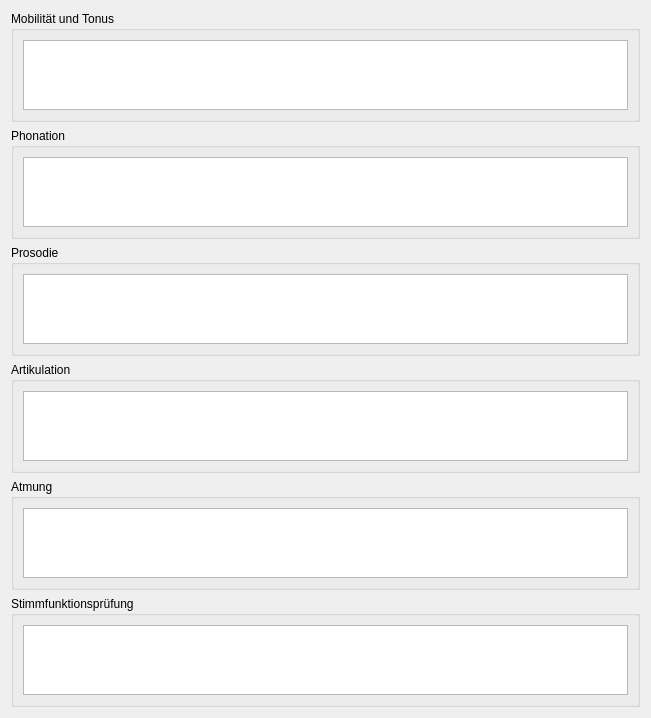
           <widget class="QWidget" name="scrollAreaWidgetContents">
            <property name="geometry">
             <rect>
              <x>0</x>
              <y>0</y>
              <width>651</width>
              <height>626</height>
             </rect>
            </property>
            <layout class="QVBoxLayout" name="verticalLayout_7">
             <item>
              <layout class="QVBoxLayout" name="verticalLayout_6">
               <item>
                <widget class="QGroupBox" name="groupBox_7">
                 <property name="sizePolicy">
                  <sizepolicy hsizetype="Preferred" vsizetype="Preferred">
                   <horstretch>0</horstretch>
                   <verstretch>0</verstretch>
                  </sizepolicy>
                 </property>
                 <property name="title">
                  <string>Mobilität und Tonus</string>
                 </property>
                 <layout class="QVBoxLayout" name="verticalLayout_8">
                  <item>
                   <widget class="QListWidget" name="lwMobilitaetTonusDysphonie"/>
                  </item>
                 </layout>
                </widget>
               </item>
               <item>
                <widget class="QGroupBox" name="groupBox_17">
                 <property name="sizePolicy">
                  <sizepolicy hsizetype="Preferred" vsizetype="Preferred">
                   <horstretch>0</horstretch>
                   <verstretch>0</verstretch>
                  </sizepolicy>
                 </property>
                 <property name="title">
                  <string>Phonation</string>
                 </property>
                 <layout class="QVBoxLayout" name="verticalLayout_24">
                  <item>
                   <widget class="QListWidget" name="lwPhonationDysphonie"/>
                  </item>
                 </layout>
                </widget>
               </item>
               <item>
                <widget class="QGroupBox" name="groupBox_16">
                 <property name="sizePolicy">
                  <sizepolicy hsizetype="Preferred" vsizetype="Preferred">
                   <horstretch>0</horstretch>
                   <verstretch>0</verstretch>
                  </sizepolicy>
                 </property>
                 <property name="title">
                  <string>Prosodie</string>
                 </property>
                 <layout class="QVBoxLayout" name="verticalLayout_23">
                  <item>
                   <widget class="QListWidget" name="lwProsodieDysphonie"/>
                  </item>
                 </layout>
                </widget>
               </item>
               <item>
                <widget class="QGroupBox" name="groupBox_15">
                 <property name="sizePolicy">
                  <sizepolicy hsizetype="Preferred" vsizetype="Preferred">
                   <horstretch>0</horstretch>
                   <verstretch>0</verstretch>
                  </sizepolicy>
                 </property>
                 <property name="title">
                  <string>Artikulation</string>
                 </property>
                 <layout class="QVBoxLayout" name="verticalLayout_22">
                  <item>
                   <widget class="QListWidget" name="lwArtikulationDysphonie"/>
                  </item>
                 </layout>
                </widget>
               </item>
               <item>
                <widget class="QGroupBox" name="groupBox_14">
                 <property name="sizePolicy">
                  <sizepolicy hsizetype="Preferred" vsizetype="Preferred">
                   <horstretch>0</horstretch>
                   <verstretch>0</verstretch>
                  </sizepolicy>
                 </property>
                 <property name="title">
                  <string>Atmung</string>
                 </property>
                 <layout class="QVBoxLayout" name="verticalLayout_10">
                  <item>
                   <widget class="QListWidget" name="lwAtmungDysphonie"/>
                  </item>
                 </layout>
                </widget>
               </item>
               <item>
                <widget class="QGroupBox" name="groupBox_13">
                 <property name="sizePolicy">
                  <sizepolicy hsizetype="Preferred" vsizetype="Preferred">
                   <horstretch>0</horstretch>
                   <verstretch>0</verstretch>
                  </sizepolicy>
                 </property>
                 <property name="title">
                  <string>Stimmfunktionsprüfung</string>
                 </property>
                 <layout class="QVBoxLayout" name="verticalLayout_9">
                  <item>
                   <widget class="QListWidget" name="lwStimmfunktionspruefungDysphonie"/>
                  </item>
                 </layout>
                </widget>
               </item>
              </layout>
             </item>
            </layout>
           </widget>
